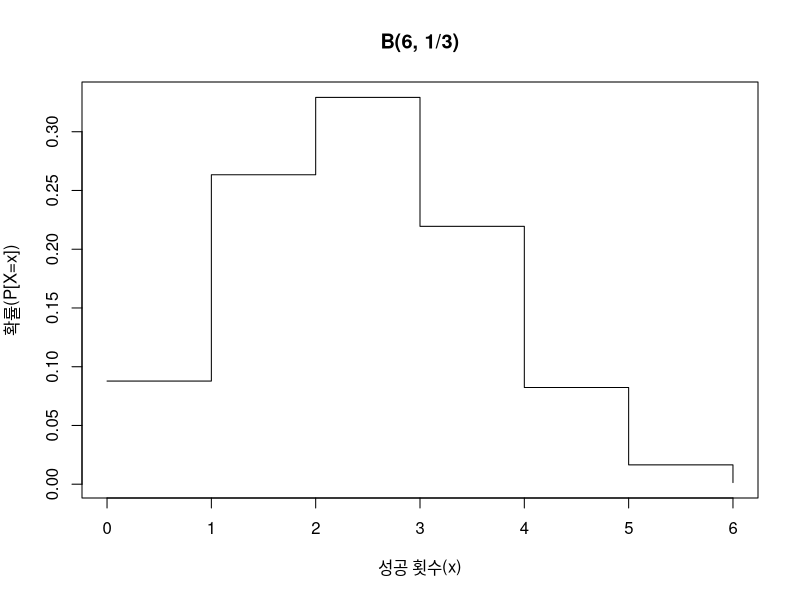
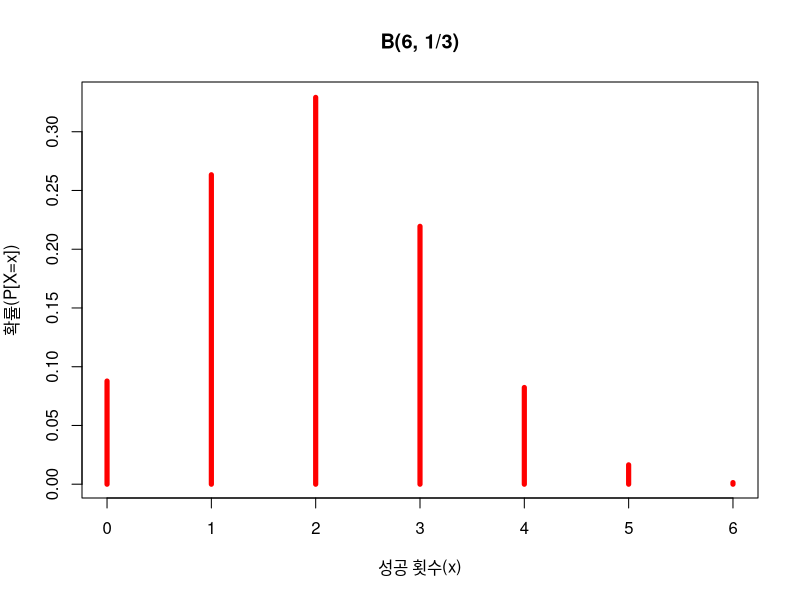
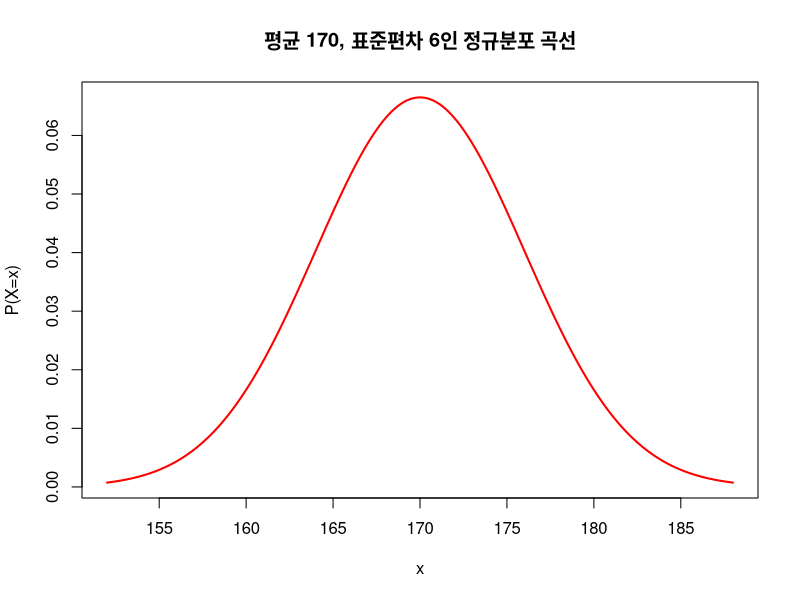
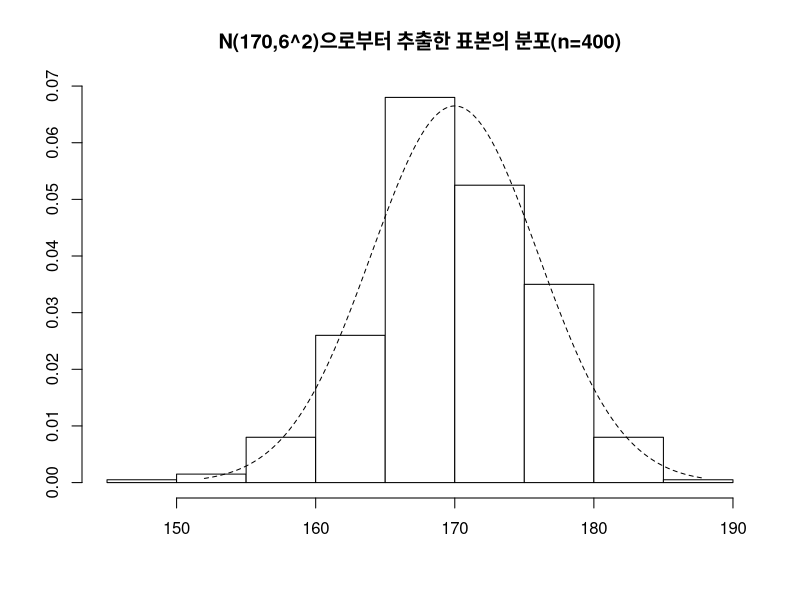
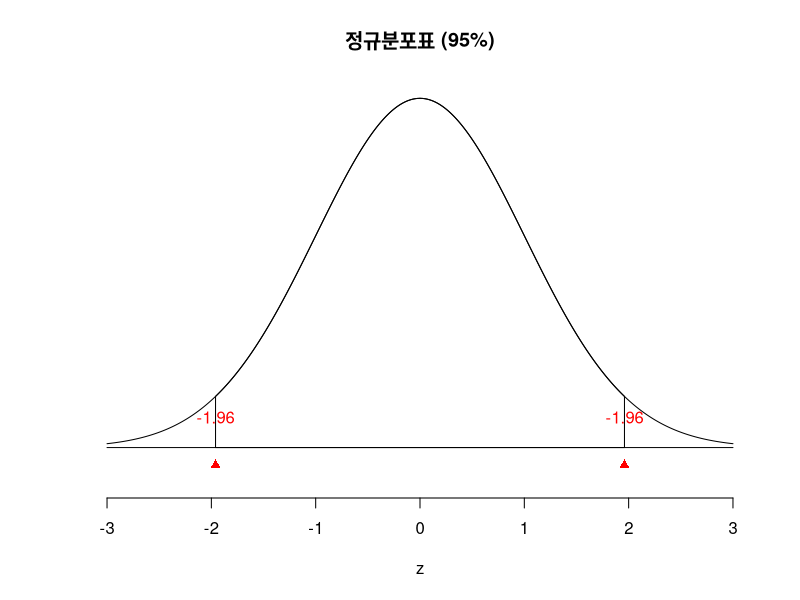

These figures' R source, in order:
# 분포 함수

# 예제 3-3. R을 이용한 이항분포 계산

n <- 6
p <- 1/3
x <- 0:n

dbinom(2, size= n, prob= p)      # x가 2일 확률
dbinom(4, size=n, prob = p)      # x가 4일 확률
px <- dbinom(x, size = n, prob = p)
px

plot(x, px, type = 's', xlab = '성공 횟수(x)', ylab = '확률(P[X=x])',
     main = 'B(6, 1/3)')
plot(x, px, type = 'h', xlab = '성공 횟수(x)', ylab = '확률(P[X=x])',
     main = 'B(6, 1/3)', lwd = 5, col = 'red')

pbinom(2, n, p)
pbinom(4, n, p)
pbinom(4, n, p) - pbinom(2, n, p)     # 4이하의 값이 나올 확률 - 2이하의 값이 나올 확률
dbinom(3, n, p) + dbinom(4, n, p)     # 
qbinom(0.1 , n, p)     # 누적 확율이 0.1이 될때 x값 
qbinom(0.5 , n, p)
rbinom(10, n, p)

# 예제 3.4. R의 분포함수를 이용한 기댓값과 분산
n <- 6
p <- 1/3
x <- 0:n

px <- dbinom(x, size=n, prob = p)

ex = sum(x *px)     # 기대값 (Expectation value)
ex


ex2 = sum(x^2 * px) # 이항분포의 분산값
varx <- ex2 - ex^2
varx

# 위에 구한 기대값, 분산값 구하는 식과 같음
n * p               # 기대값 E(X) = np
n * p * (1-p)       # 분산값 V(X) = np(1-p)



# 정규 분포 
# 예제 3.5. R을 이용한 정규분포 계산
options(digits = 3)
mu <- 170
sigma <- 6
ll <- mu - 3 * sigma    # lower limit 
ul <- mu + 3 * sigma    # upper limit
x <- seq(ll, ul, by = 0.01)
nd <- dnorm(x, mean = mu, sd = sigma)
plot(x, nd, type= 'l',main = '평균 170, 표준편차 6인 정규분포 곡선', xlab = 'x', ylab= 'P(X=x)',     # 정분포표 
     lwd=2, col='red')


pnorm(158, mean= mu, sd=sigma)
pnorm(180, mean= mu, sd=sigma) - pnorm(160, mean= mu, sd=sigma)    # 키가 160~ 180사이

qnorm(0.25, mean=mu, sd=sigma)      # 분포의 면적값이 0.25가 될때 x값 / 1분위수
qnorm(0.75, mean=mu, sd=sigma)      # 분포의 면적값이 0.75가 될때 x값 / 3분위수

options(digits = 5)
set.seed(5)
smp <- rnorm(400, mean=mu, sd=sigma)
c(mean(smp), sd(smp))

hist(smp, prob = T,
     main = 'N(170,6^2)으로부터 추출한 표본의 분포(n=400)', xlab='',ylab='',col='white', border = 'black')
lines(x, nd, lty=2)


# 예제 3-6. R을 이용해 정규분포의 특징 알아보기
options(digits = 4)
mu <- 0     
sigma <- 1     

p0.05 <- qnorm(0.05, mean=mu, sd=sigma)        #90% 신뢰 도
p0.025  <- qnorm(0.025, mean=mu, sd=sigma)     # 95% 신뢰도 
p0.05; p0.025     

pnorm(1.645) - pnorm(-1.645)     
pnorm(1.96) - pnorm(-1.96)     
     
# 그림 3-17
z <- seq(-3,3, by=0.001)
z.p <- dnorm(z)
plot(z, z.p, axes = F, type = "l", main = "정규분포표 (95%)", ylab = '', ylim= c(-0.04, 0.4))
axis(1)

lines(c(-3,3), c(0,0))
points(-1.96, -0.02, pch = 17, col = 'red')
text(-1.96, 0.035, '-1.96', col = 'red')
points(1.96, -0.02, pch = 17, col = 'red')
text(1.96, 0.035, '-1.96', col = 'red')

s <- seq(-1.96, 1.96, by = 0.001)
s.z <- dnorm(s, mean = 0, sd =1)
s <- c(-1.96, s, 1.96)
s.z<- c(0,s.z,0)
polygon(s, s.z, col = )